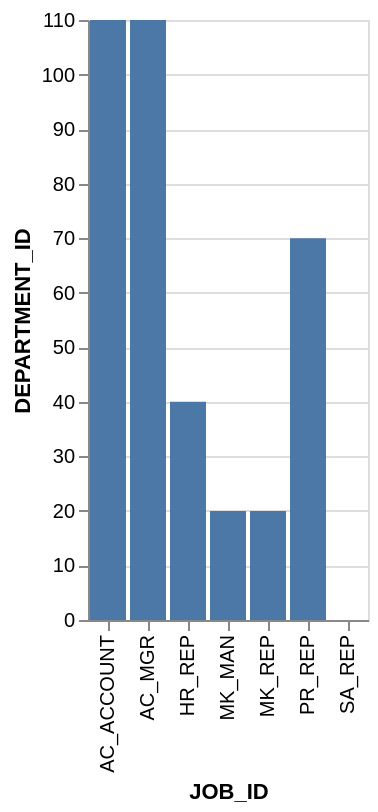

Vega-Lite specification for this chart:
### Vega-Lite specification from a JSON file in a GitHub repository (floating-point values rounded to 4 significant figures)
{"data": {"values": [{"x_data": "AC_ACCOUNT", "y_data": 110}, {"x_data": "AC_MGR", "y_data": 110}, {"x_data": "HR_REP", "y_data": 40}, {"x_data": "MK_MAN", "y_data": 20}, {"x_data": "MK_REP", "y_data": 20}, {"x_data": "PR_REP", "y_data": 70}, {"x_data": "SA_REP", "y_data": 0}]}, "mark": "bar", "encoding": {"x": {"field": "x_data", "type": "nominal", "title": "JOB_ID", "sort": "ascending"}, "y": {"field": "y_data", "type": "quantitative", "title": "DEPARTMENT_ID"}}}
